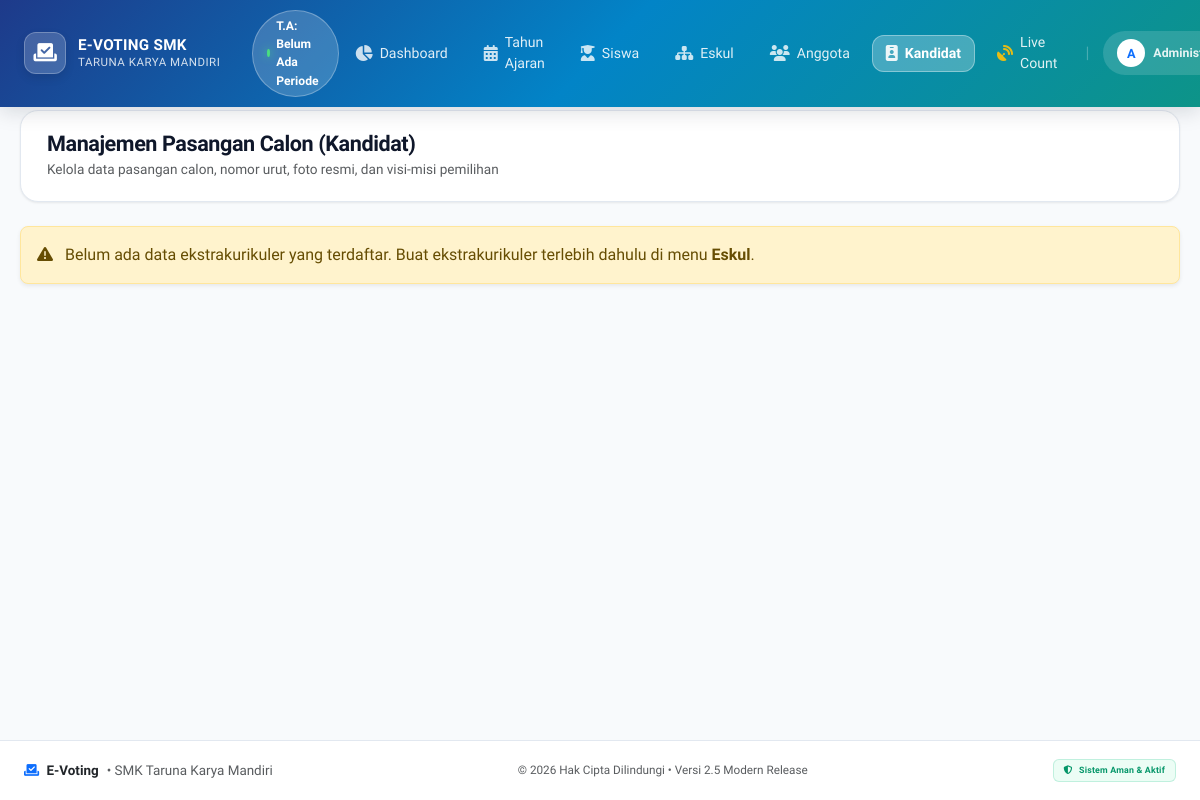
The app's page /admin/kandidat.php (signed in), older data.
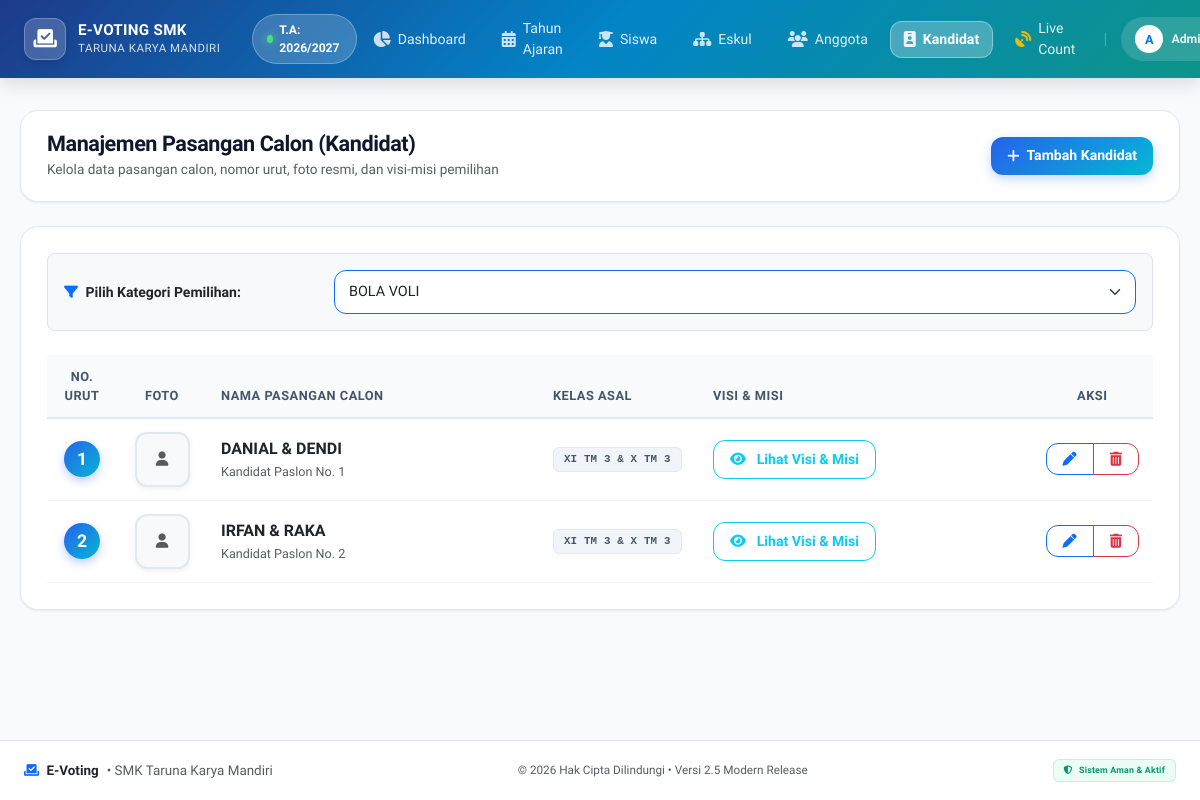
The same page, newer data.
### tables this page shows
CREATE TABLE `periode` (
  `id_periode` int(11) NOT NULL AUTO_INCREMENT,
  `nama_periode` varchar(50) NOT NULL,
  `status_aktif` tinyint(1) DEFAULT 1,
  PRIMARY KEY (`id_periode`)
);

CREATE TABLE `kandidat` (
  `id_kandidat` int(11) NOT NULL AUTO_INCREMENT,
  `id_eskul` int(11) DEFAULT NULL,
  `no_urut` int(11) NOT NULL,
  `nama_paslon` varchar(150) NOT NULL,
  `kelas_paslon` varchar(100) NOT NULL,
  `visi_misi` text DEFAULT NULL,
  `foto` varchar(255) DEFAULT NULL,
  `status_aktif` tinyint(1) DEFAULT 1,
  PRIMARY KEY (`id_kandidat`),
  KEY `id_eskul` (`id_eskul`),
  CONSTRAINT `kandidat_ibfk_1` FOREIGN KEY (`id_eskul`) REFERENCES `eskul` (`id_eskul`) ON DELETE CASCADE
);

### admin/kandidat.php (the view, shortened to what the changed rows need)
<?php
require '../config/koneksi.php';
$stmt_eskul = $pdo->query("SELECT id_eskul, nama_eskul FROM eskul WHERE status_aktif = 1 ORDER BY nama_eskul ASC");
$daftar_eskul = $stmt_eskul->fetchAll();
$id_eskul_pilih = isset($_GET['id_eskul']) ? $_GET['id_eskul'] : (count($daftar_eskul) > 0 ? $daftar_eskul[0]['id_eskul'] : null);
$data_kandidat = [];
if ($id_eskul_pilih) {
    $stmt_kandidat = $pdo->prepare("SELECT * FROM kandidat WHERE id_eskul = ? AND status_aktif = 1 ORDER BY no_urut ASC");
    $stmt_kandidat->execute([$id_eskul_pilih]);
    $data_kandidat = $stmt_kandidat->fetchAll();
}
?>
<!DOCTYPE html>
<html lang="id">
<head>
    <link href="https://cdn.jsdelivr.net/npm/bootstrap@5.3.0/dist/css/bootstrap.min.css" rel="stylesheet">
    <link href="https://cdn.datatables.net/1.13.6/css/dataTables.bootstrap5.min.css" rel="stylesheet">
    <link rel="stylesheet" href="https://cdnjs.cloudflare.com/ajax/libs/font-awesome/6.4.0/css/all.min.css">
    <link rel="stylesheet" href="assets/css/style.css">
</head>
<body>
    <?php include 'sidebar.php'; ?>
    <div class="content">
        <div class="top-header">
            <div>
                <h4>Manajemen Pasangan Calon (Kandidat)</h4>
                <small class="text-muted">Kelola data pasangan calon, nomor urut, foto resmi, dan visi-misi pemilihan</small>
            </div>
            <?php if ($id_eskul_pilih): ?>
                <button class="btn btn-primary" data-bs-toggle="modal" data-bs-target="#modalTambah">
                    <i class="fas fa-plus"></i> Tambah Kandidat
                </button>
            <?php endif; ?>
        </div>
        <?php if (count($daftar_eskul) == 0): ?>
            <div class="alert alert-warning py-3 rounded-3 shadow-sm">
                <i class="fas fa-exclamation-triangle me-2"></i> Belum ada data ekstrakurikuler yang terdaftar. Buat ekstrakurikuler terlebih dahulu di menu <b>Eskul</b>.
            </div>
        <?php else: ?>
            <div class="card-modern">
                <form method="GET" action="" class="mb-4 p-3 bg-light rounded-3 border">
                    <div class="row align-items-center g-2">
                        <div class="col-md-3">
                            <label class="fw-bold text-dark small m-0"><i class="fas fa-filter text-primary me-1"></i> Pilih Kategori Pemilihan:</label>
                        </div>
                        <div class="col-md-9">
                            <select name="id_eskul" class="form-select border-primary" onchange="this.form.submit()">
                                <?php foreach ($daftar_eskul as $e): ?>
                                    <option value="<?= $e['id_eskul']; ?>" <?= ($e['id_eskul'] == $id_eskul_pilih) ? 'selected' : ''; ?>>
                                        <?= htmlspecialchars($e['nama_eskul']); ?>
                                    </option>
                                <?php endforeach; ?>
                            </select>
                        </div>
                    </div>
                </form>
                <div class="table-responsive">
                    <table class="table table-hover align-middle w-100" id="tabelKandidat">
                        <thead>
                            <tr>
                                <th class="text-center" style="width: 70px;">No. Urut</th>
                                <th class="text-center" style="width: 90px;">Foto</th>
                                <th>Nama Pasangan Calon</th>
                                <th style="width: 160px;">Kelas Asal</th>
                                <th>Visi & Misi</th>
                                <th class="text-center" style="width: 120px;">Aksi</th>
                            </tr>
                        </thead>
                        <tbody>
                            <?php if (count($data_kandidat) > 0): ?>
                                <?php foreach ($data_kandidat as $row): ?>
                                    <tr>
                                        <td class="text-center">
                                            <span class="badge-no-urut"><?= $row['no_urut']; ?></span>
                                        </td>
                                        <td class="text-center">
                                            <?php if (!empty($row['foto']) && file_exists('../uploads/' . $row['foto'])): ?>
                                                <img src="../uploads/<?= htmlspecialchars($row['foto']); ?>" alt="Foto" class="foto-kandidat-thumb">
                                            <?php else: ?>
                                                <div class="foto-kandidat-thumb d-inline-flex align-items-center justify-content-center bg-light text-muted">
                                                    <i class="fas fa-user"></i>
                                                </div>
                                            <?php endif; ?>
                                        </td>
                                        <td>
                                            <div class="fw-bold text-dark fs-6"><?= htmlspecialchars($row['nama_paslon']); ?></div>
                                            <small class="text-muted">Kandidat Paslon No. <?= $row['no_urut']; ?></small>
                                        </td>
                                        <td>
                                            <span class="badge badge-soft-secondary font-monospace"><?= htmlspecialchars($row['kelas_paslon']); ?></span>
                                        </td>
                                        <td>
                                            <button type="button" class="btn btn-sm btn-outline-info" data-bs-toggle="modal" data-bs-target="#modalLihatVisi<?= $row['id_kandidat']; ?>">
                                                <i class="fas fa-eye me-1"></i> Lihat Visi & Misi
                                            </button>
                                        </td>
                                        <td class="text-center">
                                            <div class="btn-group btn-group-sm">
                                                <button class="btn btn-outline-primary" data-bs-toggle="modal" data-bs-target="#modalEdit<?= $row['id_kandidat']; ?>" title="Edit">
                                                    <i class="fas fa-pen"></i>
                                                </button>
                                                <button class="btn btn-outline-danger" data-bs-toggle="modal" data-bs-target="#modalHapus<?= $row['id_kandidat']; ?>" title="Hapus">
                                                    <i class="fas fa-trash-alt"></i>
                                                </button>
                                            </div>
                                        </td>
                                    </tr>
                                <?php endforeach; ?>
                            <?php endif; ?>
                        </tbody>
                    </table>
                </div>
            </div>
        <?php endif; ?>
    </div>
</body>
</html>

### admin/sidebar.php (shortened to what the changed rows need)
<?php
$periode_nav_text = "Belum Ada Periode";
if (isset($pdo)) {
    try {
        $stmt_nav_p = $pdo->query("SELECT nama_periode FROM periode WHERE status_aktif = 1 LIMIT 1");
        $row_p = $stmt_nav_p->fetchColumn();
        if ($row_p) {
            $periode_nav_text = $row_p;
        }
    } catch(Exception $e) {
    }
}
?>
<link rel="stylesheet" href="assets/css/style.css">
<nav class="navbar navbar-expand-xl navbar-custom fixed-top">
    <div class="container-fluid px-3 px-lg-4">
        <div class="d-none d-md-flex align-items-center ms-3">
            <span class="badge-periode-nav">
                <span class="pulse-dot"></span>
                <span>T.A: <?= htmlspecialchars($periode_nav_text); ?></span>
            </span>
        </div>
    </div>
</nav>

Row changes from the older to the newer data that the page shows:
added periode: nama_periode "2026/2027"
added kandidat: no_urut "1", nama_paslon "DANIAL & DENDI", kelas_paslon "XI TM 3 & X TM 3"
added kandidat: no_urut "2", nama_paslon "IRFAN & RAKA", kelas_paslon "XI TM 3 & X TM 3"
Text that changed along with them:
form field id_eskul: (not shown) → "BOLA VOLI"
$periode_nav_text: "Belum Ada Periode" → (not shown)
text no longer shown: "Belum ada data ekstrakurikuler yang terdaftar. Buat ekstrakurikuler terlebih dahulu di menu Eskul ."
text now shown: "Tambah Kandidat Pilih Kategori Pemilihan: NO. URUT FOTO NAMA PASANGAN CALON KELAS ASAL VISI & MISI AKSI"
